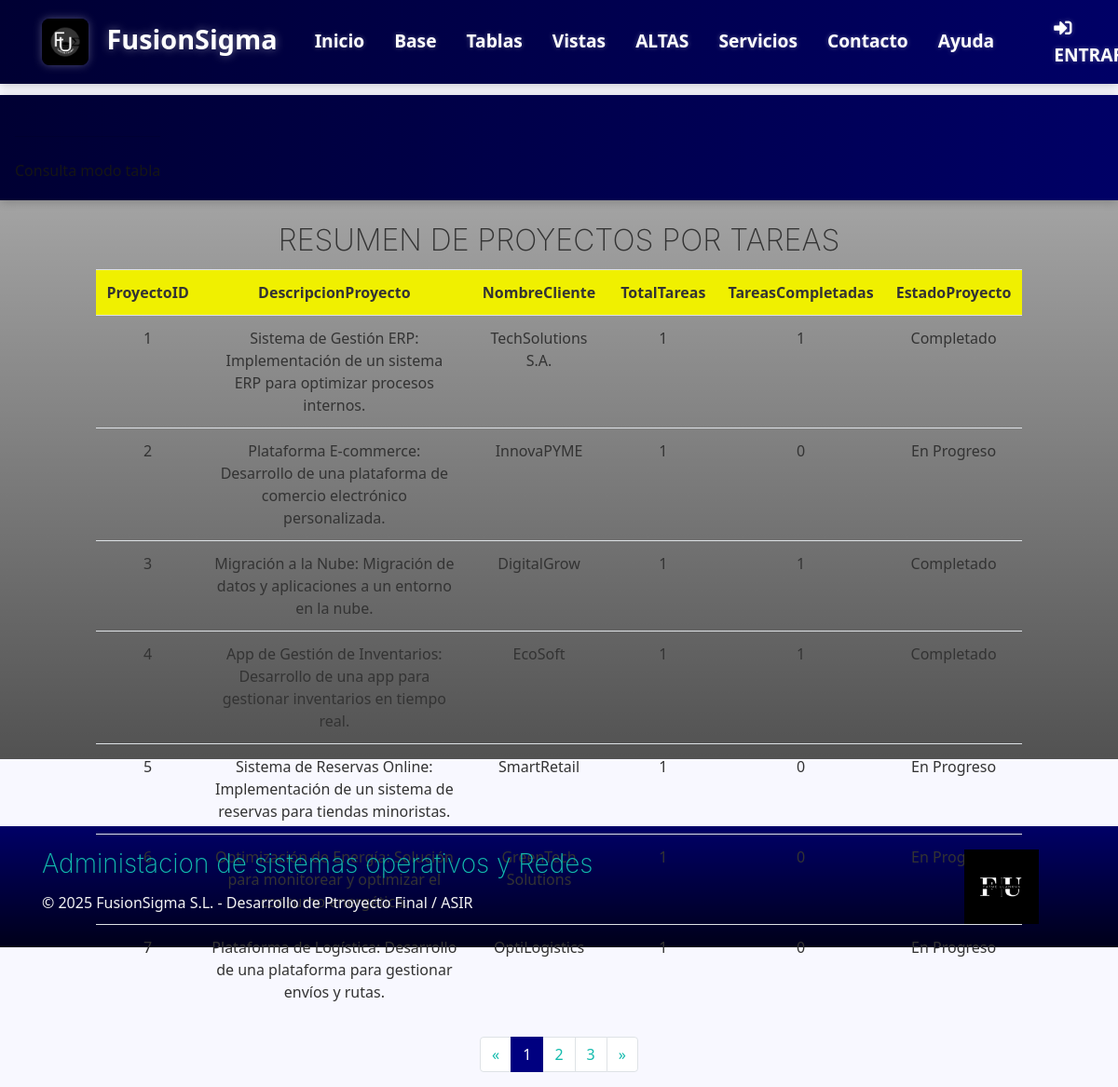
/Aplicacion-FusionSigma/fusionsigma1/V-vw_resumenproyectostareas.php, run on the app's committed database.
### tables this page shows
CREATE TABLE `proyecto` (
  `ProyectoID` int(11) NOT NULL,
  `Descripcion` varchar(250) DEFAULT NULL,
  `FechaInicio` date DEFAULT NULL,
  `FechaFin` date DEFAULT NULL,
  `CLIENTE_ClienteID` int(11) NOT NULL
);

### Aplicacion-FusionSigma/fusionsigma1/V-vw_resumenproyectostareas.php (the view, shortened to what this page needs)
<?php
	require_once('marcosup.php');
?>
<nav class="navbar py-2 navbar-light text-left bg-warning" id="2" style="	background-image: linear-gradient(to bottom, rgba(0, 0, 0, 0.2), rgba(0, 0, 0, 0.8));	background-position: top left;	background-size: 100%;	background-repeat: repeat;">
  <span class="navbar-text text-left text-dark"><hr><b>Consulta modo tabla</b></span>
</nav>
   <div class="py-3 bg-info" style="background-image: linear-gradient(to bottom, rgba(0, 0, 0, 0.2), rgba(0, 0, 0, 0.6));	background-position: top left;	background-size: 100%;	background-repeat: repeat; height: 600px;">
      <div class="container">
        <div class="row text-center">
		      <div class="text-center mx-auto col-10">
               <h2> RESUMEN DE PROYECTOS POR TAREAS </h2>
            </div>
		   </div>
		</div>
		<div class="row text-center">
			<div class="text-center mx-auto col-10">
               <?php
               $tabla="vw_resumenproyectostareas";
            if (isset($_GET['pagina'])) {
               $pagina = $_GET['pagina'];
           } else {
               $pagina = 1;
           }
           $registrosPorPagina = 7;
           $inicio = ($pagina - 1) * $registrosPorPagina;
           $consultaTotal = "SELECT COUNT(*) as total FROM $tabla";
           $resultadoTotal = mysqli_query($c, $consultaTotal);
           $filaTotal = mysqli_fetch_assoc($resultadoTotal);
           $numreg = $filaTotal['total'];
           $numpag = ceil($numreg / $registrosPorPagina);
           $sentencia = "SELECT * FROM $tabla LIMIT $inicio, $registrosPorPagina";
           $resultado = mysqli_query($c, $sentencia);
           echo '<table class="table table-condensed">';
           $cabeceras = mysqli_query($c, "SHOW FIELDS FROM $tabla");
           echo "<tr bgcolor='#f0f000'>";
           while ($cab = mysqli_fetch_row($cabeceras)) {
               echo "<th>$cab[0]</th>";
           }
           echo "</tr>";
           while ($registro = mysqli_fetch_row($resultado)) {
               echo "<tr>";
               $i = 0;
               foreach ($registro as $fila) {
                   echo "<td>$registro[$i]</td>";
                   $i++;
               }
               echo "</tr>";
           }
           echo "</table>";
           if ($pagina == 1) {
               $anterior = 1;
           } else {
               $anterior = $pagina - 1;
           }
           if ($pagina == $numpag) {
               $siguiente = $pagina;
           } else {
               $siguiente = $pagina + 1;
           }
           echo "<div class='col-md-12 text-center'>";
           echo '<ul class="pagination justify-content-center ">';
           echo '	<li class="page-item ">';
           echo '	  <a class="page-link" href="V-vw_resumenproyectostareas.php?pagina='.$anterior.'">&laquo;</a>';
           echo '	</li>';
           for ($i = 1; $i <= $numpag; $i++) {
               if ($i == $pagina) {
                   echo '	<li class="page-item active">';
                   echo '	  <a class="page-link" href="V-vw_resumenproyectostareas.php?pagina='.$i.'">'.$i.'</a>';
                   echo '	</li>';
               } else {
                   echo '	<li class="page-item"><a class="page-link" href="V-vw_resumenproyectostareas.php?pagina='.$i.'">'.$i.'</a></li>';
               }
           }
           echo '	<li class="page-item ">';
           echo '	  <a class="page-link" href="V-vw_resumenproyectostareas.php?pagina='.$siguiente.'">&raquo;</a>';
           echo '	</li>';
           echo '  </ul>';
           echo '</div>';
           ?>
       </div>
   </div>
</div>
<?php
  require_once('marcoinf.php');
?>

### Aplicacion-FusionSigma/fusionsigma1/marcosup.php (style rules this page uses)
:root { --primary: #63367e; --primary-dark: #4a2861; --primary-light: #8a5ca3; --secondary: #e6d7b9; --secondary-dark: #d1c3a7; --secondary-light: #f5ebd9; --accent: #4f70ce; --text-dark: #333; --text-light: #f3f3f3; --background: #F8F8FF; }
body { padding-top: 70px; min-height: 100vh; background-color: var(--background); color: var(--text-dark); font-family: 'Segoe UI', Tahoma, Geneva, Verdana, sans-serif; }
.navbar { background: linear-gradient(to right, #000033, #000066) !important; box-shadow: 0 2px 10px rgba(0, 0, 0, 0.2); transition: all 0.3s ease; }
.navbar { min-height: 70px; padding: 0.5rem 1rem; }

### Aplicacion-FusionSigma/fusionsigma1/marcoinf.php (style rules this page uses)
.navbar { min-height: 70px; padding: 0.5rem 1rem; }

### data on the page
proyecto: ProyectoID "1", i "Sistema de Gestión ERP: Implementación de un sistema ERP para optimizar procesos internos.", i "TechSolutions S.A.", i "1", i "Completado"
proyecto: ProyectoID "2", i "Plataforma E-commerce: Desarrollo de una plataforma de comercio electrónico personalizada.", i "InnovaPYME", i "1", i "0", i "En Progreso"
proyecto: ProyectoID "3", i "Migración a la Nube: Migración de datos y aplicaciones a un entorno en la nube.", i "DigitalGrow", i "1", i "Completado"
proyecto: ProyectoID "4", i "App de Gestión de Inventarios: Desarrollo de una app para gestionar inventarios en tiempo real.", i "EcoSoft", i "1", i "Completado"
proyecto: ProyectoID "5", i "Sistema de Reservas Online: Implementación de un sistema de reservas para tiendas minoristas.", i "SmartRetail", i "1", i "0", i "En Progreso"
proyecto: ProyectoID "6", i "Optimización de Energía: Solución para monitorear y optimizar el consumo energético.", i "GreenTech Solutions", i "1", i "0", i "En Progreso"
proyecto: ProyectoID "7", i "Plataforma de Logística: Desarrollo de una plataforma para gestionar envíos y rutas.", i "OptiLogistics", i "1", i "0", i "En Progreso"

### other printed values
$cab[0] "ProyectoID"
$cab[0] "DescripcionProyecto"
$cab[0] "NombreCliente"
$cab[0] "TotalTareas"
$cab[0] "TareasCompletadas"
$cab[0] "EstadoProyecto"
